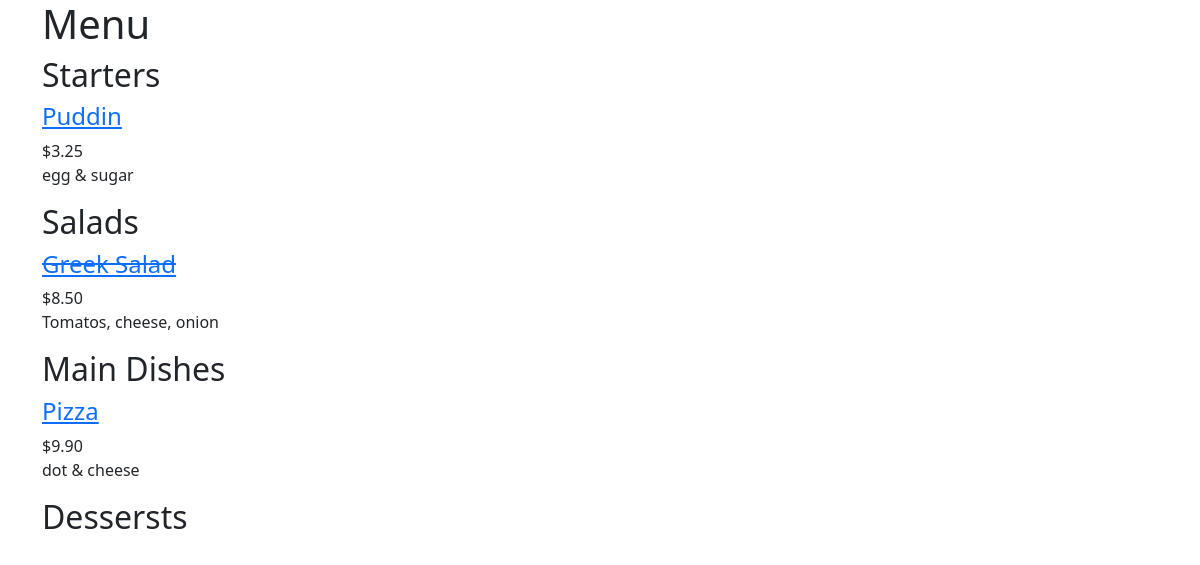
Before: / with the older database file.
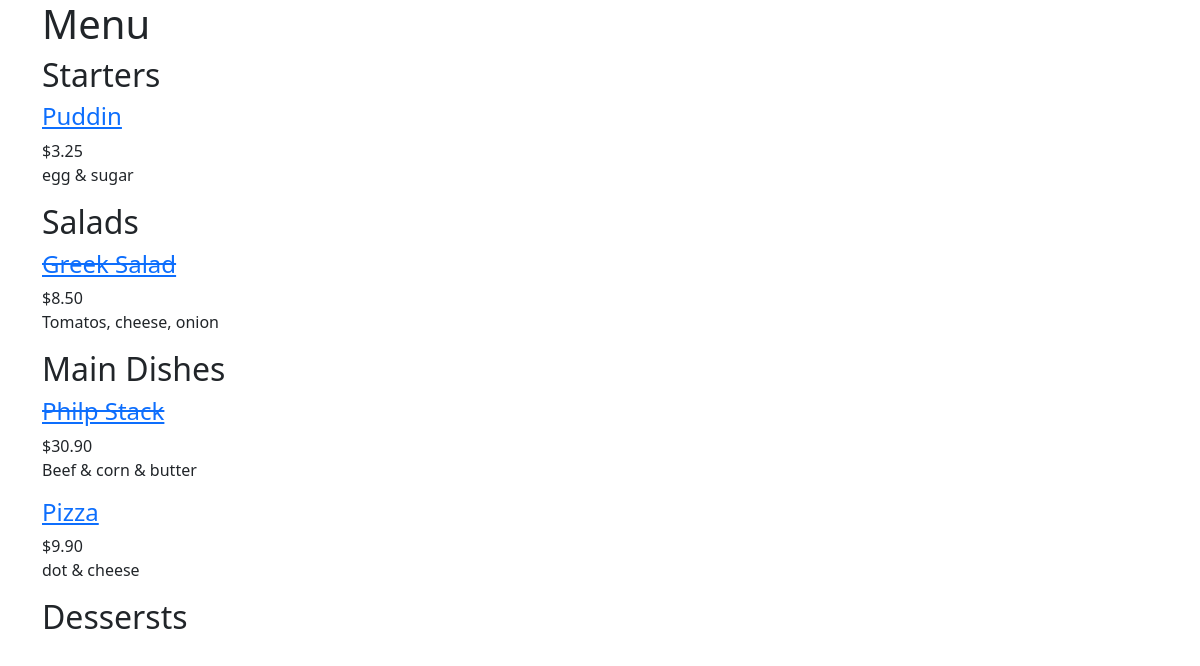
After: the same page with the newer database file.
### restaurant_menu/models.py (models this page shows, shortened)
class Item(models.Model):
    meal = models.CharField(max_length=1000, unique=True)
    description = models.CharField(max_length=2000)
    price = models.DecimalField(max_digits=10,decimal_places=2)
    meal_type = models.CharField(max_length=200,choices=MEAL_TYPE)
    author = models.ForeignKey(User, on_delete=models.PROTECT)
    status = models.IntegerField(choices=STATUS, default=0)
    date_created = models.DateTimeField(auto_now_add=True)
    date_updated = models.DateTimeField(auto_now_add=True)

### restaurant_menu/views.py (the view)
# urls.py: path('', views.MenuList.as_view(), name='home'),
class MenuList(generic.ListView):
    queryset =Item.objects.order_by("-date_created")
    template_name = "index.html"
    def get_context_data(self, **kwargs):
        context = super().get_context_data(**kwargs)
        context["meals"] = MEAL_TYPE
        return context

### templates/index.html (shortened to what this page needs)
<!doctype html>
<html>
    <head>
        <link rel="stylesheet" href="https://cdn.jsdelivr.net/npm/bootstrap@5.1.3/dist/css/bootstrap.min.css">
    </head>
    <body>
        <div class="container">
            <h1>Menu</h1>
            {% for meal in meals %}
                <h2> {{ meal.1 }}</h2>
                {% for row in item_list %}
                    {% if row.meal_type == meal.0 %}
                        {% if row.status == 0 %}
                        <a href="{% url 'menu_item' row.pk %}"><h4><del>{{ row.meal }}</del></h4></a>  <span class="meal-price">${{ row.price }}</span>                          <p>{{ row.description }}</p>
                        {% else %}
                        <a href="{% url 'menu_item' row.pk %}"><h4>{{ row.meal }}</h4></a> <span class="meal-price">${{ row.price }}</span>                        <p>{{ row.description }}</p>
                        {% endif %}
                    {% endif %}
                {% endfor %}
            {% endfor %}
        </div>
    </body>
</html>

Changed rows visible on the page:
added Item: meal "Philp Stack", price "30.90", description "Beef & corn & butter", shown under "Main Dishes"
